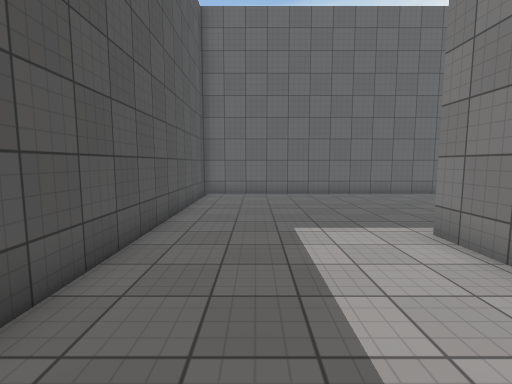
view 1 (above)

20 first-person views from a walk through a Unity game level. The camera is 1.5 m above the floor, tilts 6° down and sees 85° across. The floor is counted in squares, 1 m on a side. Each view is taken from the middle of a square. On the plan, view 1 faces up. The plan holds only what a view shows up to about 14 squares ahead; the rest is blank. The place goes on beyond the plan. Surface patterns are stand-ins for the level's own textures.

view 2
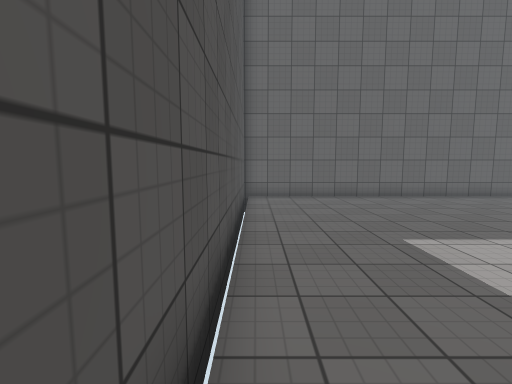

view 3
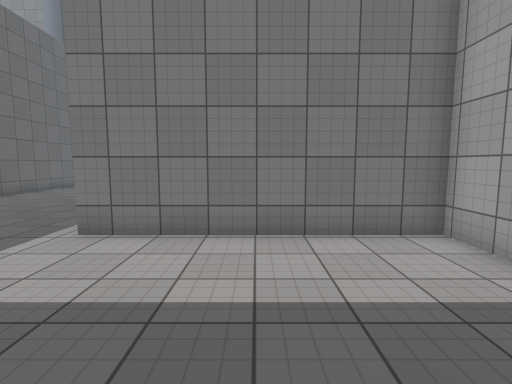

view 4
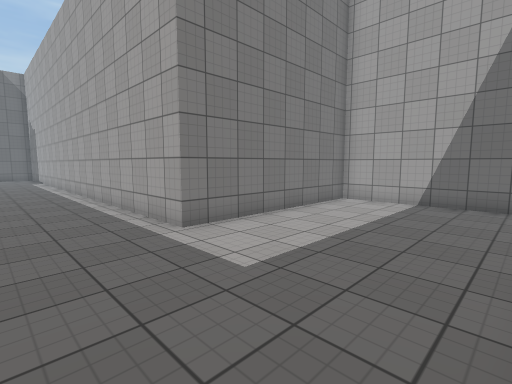

view 5
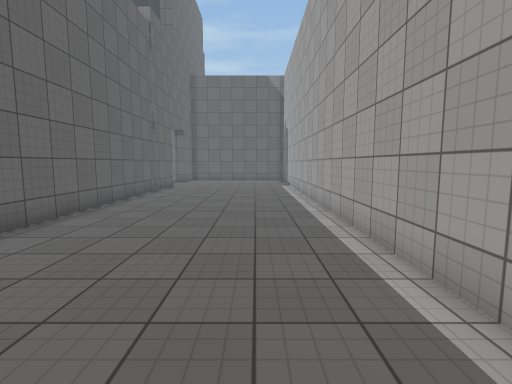

view 6
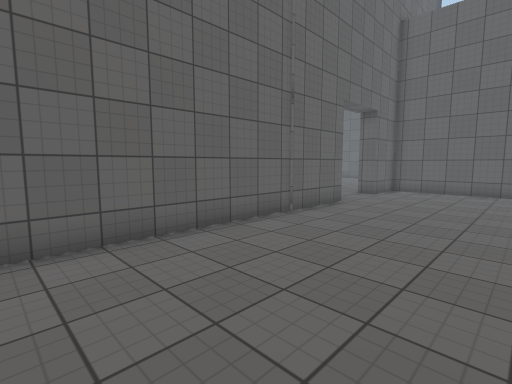

view 7
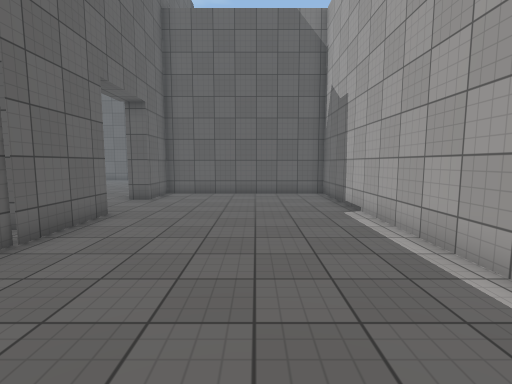

view 8
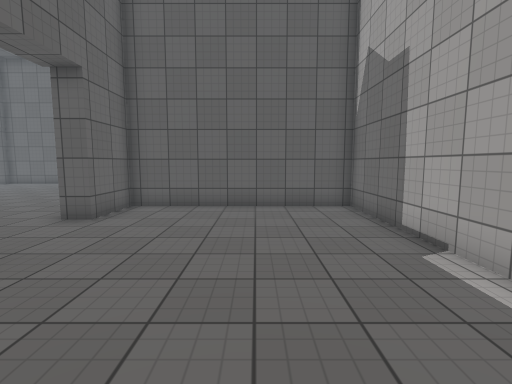

view 9
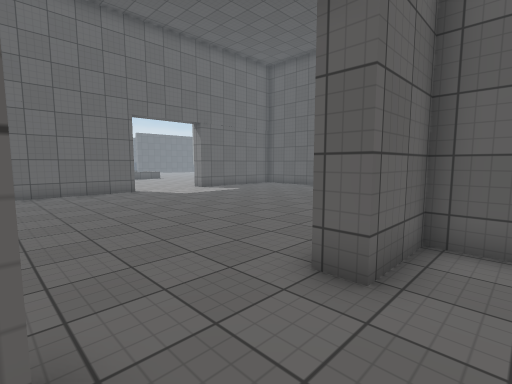

view 10
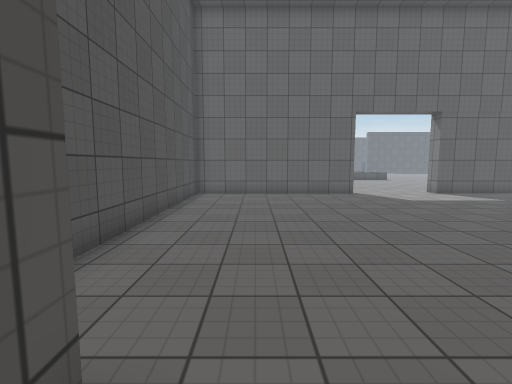

view 11
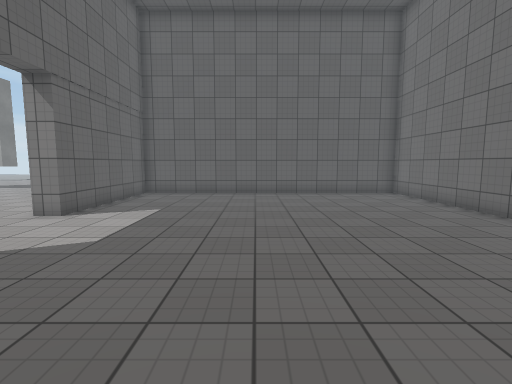

view 12
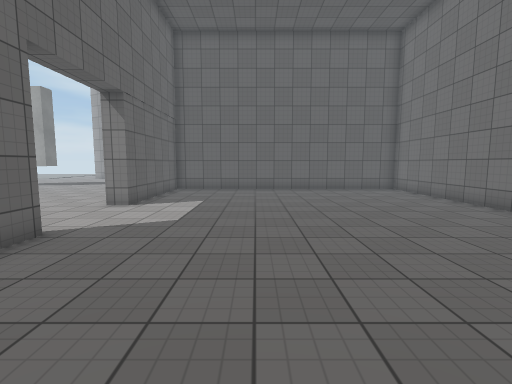

view 13
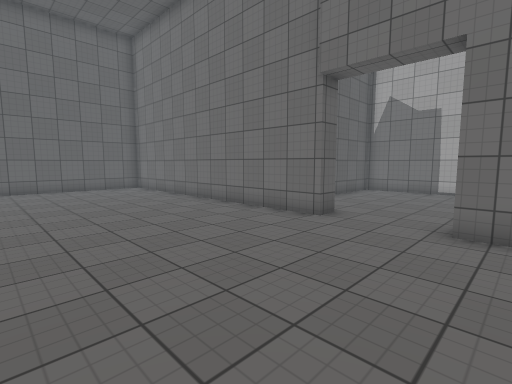

view 14
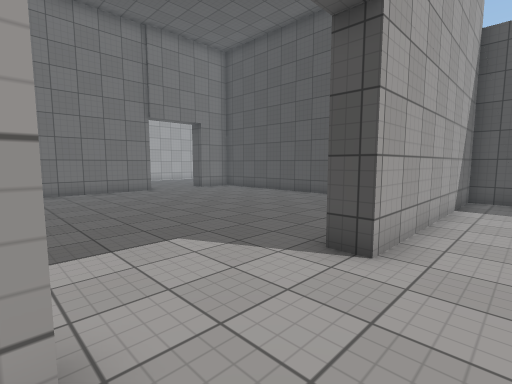

view 15
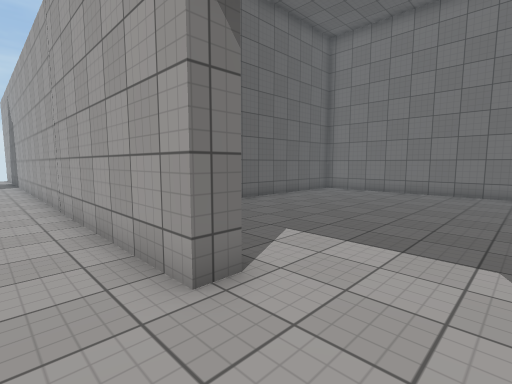

view 16
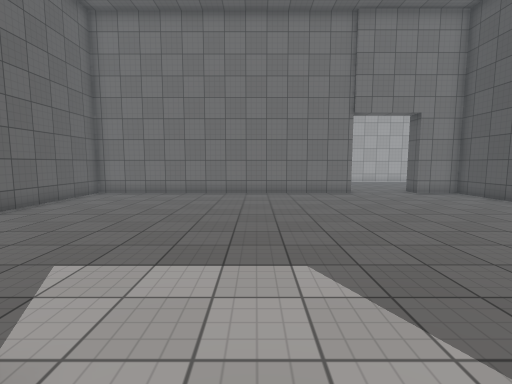

view 17
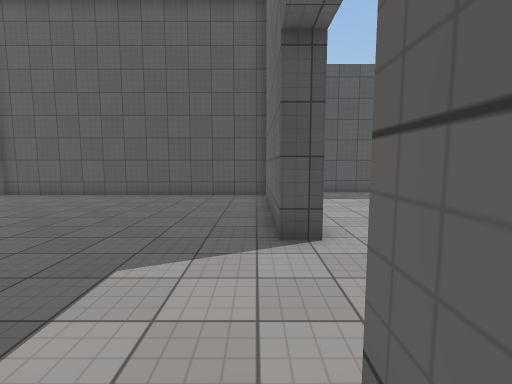

view 18
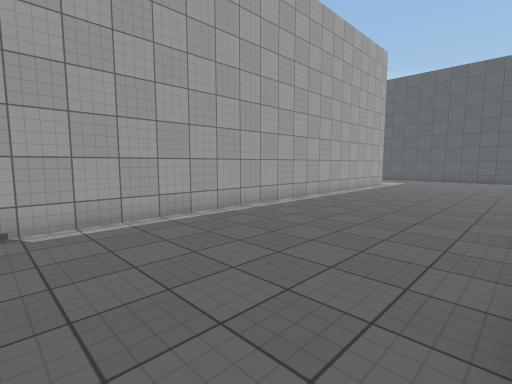

view 19
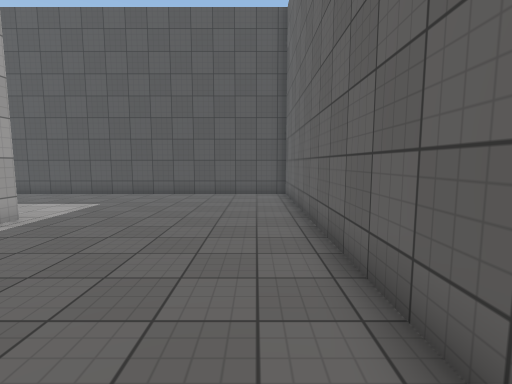

view 20
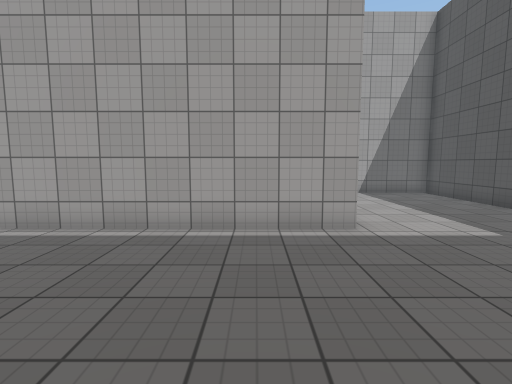

### Floor plan
Points are (right, up) in squares from view 1. A wall is a line through its corners. A room is listed if a view was taken in it or the views show most of it. See-through windows are left out.
Room 1 (views 1, 2, 3, 4, 5, 6, 7, 8, 9, 10, 18, 19, 20)
walls: (22.1, 13.4) (-2.5, 13.4) (-2.5, -1.9) (3.7, -1.9) (3.7, 5.7) (27.6, 5.7) (27.6, 13.4) (25.3, 13.4) (25.3, 14.1); (22.1, 14.3) (22.1, 13.9)
ways out: opening at (24, 14) to room 2
Room 2 (views 11, 12, 13, 14, 15, 16, 17)
walls: (25.3, 14.1) (37.8, 14.1) (37.8, 26.5) (31.8, 26.5) (31.8, 27.3) (39.5, 27.3); (19, 29.5) (19, 27.3) (27.7, 27.3) (27.7, 26.5) (20.1, 26.5) (20.1, 14.3) (22.1, 14.3)
ways out: opening at (24, 14) to room 1

Positions as (right, up) in squares from view 1, and headings:
1: (0, 0), facing up
2: (-2, 1), facing up
3: (-2, 2), facing right
4: (-2, 9), facing down-right
5: (4, 8), facing right
6: (12, 8), facing up-right
7: (14, 9), facing right
8: (18, 9), facing right
9: (22, 12), facing up-right
10: (23, 13), facing up
11: (24, 21), facing right
12: (22, 22), facing right
13: (21, 21), facing down-right
14: (32, 29), facing down-left
15: (29, 29), facing down-right
16: (30, 28), facing down
17: (33, 26), facing left
18: (23, 13), facing down-left
19: (11, 12), facing left
20: (6, 12), facing down
